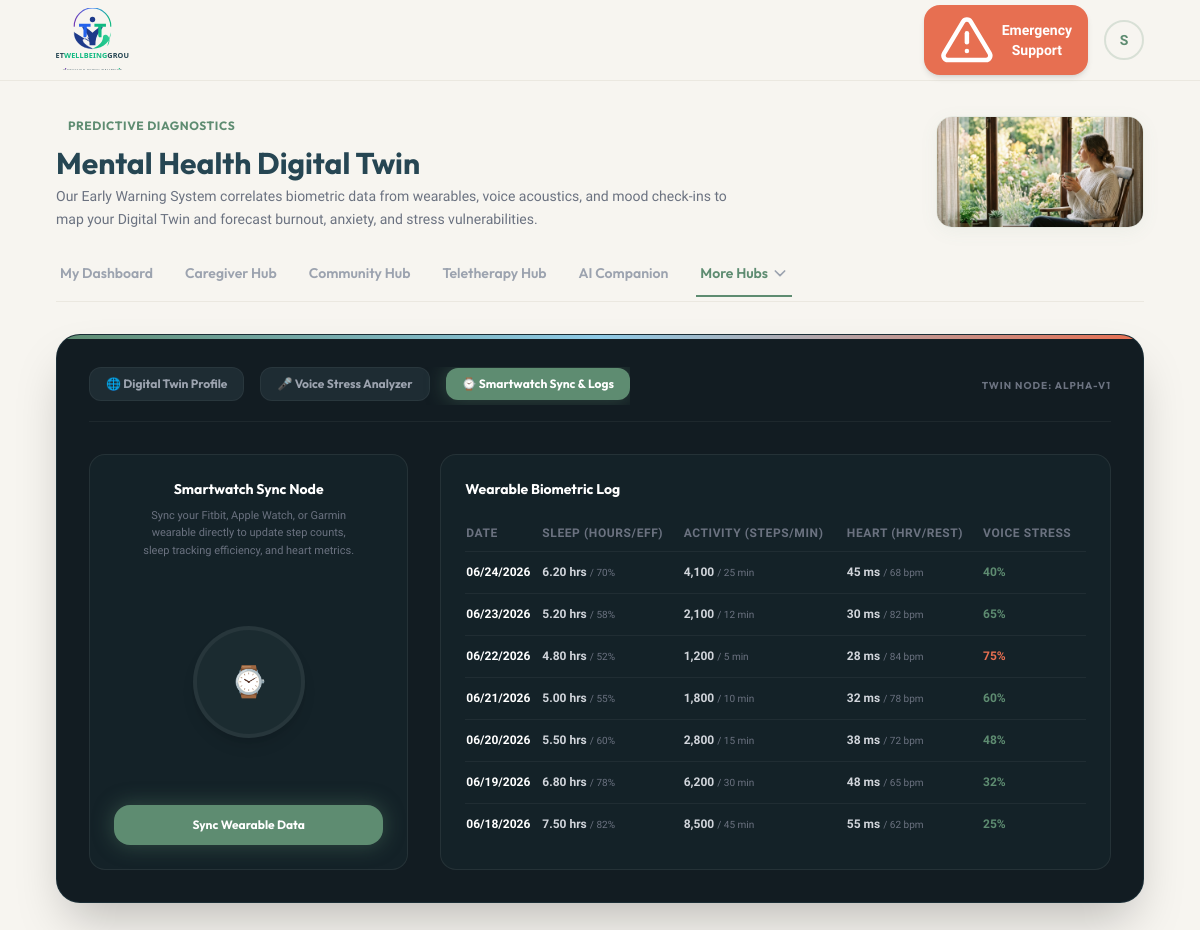
Page /predictive_hub.php?tab=sync (signed in) on the committed database.
### tables this page shows
CREATE TABLE IF NOT EXISTS `user_telemetry_logs` (
    `id` INT AUTO_INCREMENT PRIMARY KEY,
    `user_id` INT NOT NULL,
    `log_date` DATE NOT NULL,
    `sleep_hours` DECIMAL(4,2) DEFAULT 0.00,
    `sleep_quality` INT DEFAULT 0,  
    `steps` INT DEFAULT 0,
    `active_minutes` INT DEFAULT 0,
    `hrv` INT DEFAULT 0,  
    `resting_hr` INT DEFAULT 0,  
    `social_interaction` INT DEFAULT 5,  
    `voice_stress_score` INT DEFAULT NULL,  
    `created_at` TIMESTAMP DEFAULT CURRENT_TIMESTAMP,
    FOREIGN KEY (`user_id`) REFERENCES `users`(`id`) ON DELETE CASCADE,
    UNIQUE KEY `uniq_user_date` (`user_id`, `log_date`)
);

### db.php (called while the page is built, shortened)
<?php
require_once 'EmotionalHealthService.php';
try {
    $db_connected = true;
} catch (PDOException $e) {
    $db_connected = false;
    $db_error = "Database offline / skipped: " . $e->getMessage();
}
?>

### EmotionalHealthService.php (called while the page is built, shortened)
<?php
class EmotionalHealthService {
    public static function getTelemetryHistory($userId, $limit = 7) {
        global $db_connected, $pdo;
        $history = [];
        if ($db_connected && $pdo) {
            try {
                $stmt = $pdo->prepare("SELECT * FROM user_telemetry_logs WHERE user_id = ? ORDER BY log_date DESC LIMIT ?");
                $stmt->bindValue(1, $userId, PDO::PARAM_INT);
                $stmt->bindValue(2, $limit, PDO::PARAM_INT);
                $stmt->execute();
                $history = $stmt->fetchAll(PDO::FETCH_ASSOC);
            } catch (PDOException $ex) {}
        }
        usort($history, function($a, $b) {
            return strcmp($a['log_date'], $b['log_date']);
        });
        return $history;
    }
}
?>

### predictive_hub.php (the view, shortened to what this page needs)
<?php
require_once 'db.php';
require_once 'EmotionalHealthService.php';
$user_id = $_SESSION['user_id'];
$user_name = $_SESSION['user_name'];
$user_initial = strtoupper(substr($user_name, 0, 1));
$sub_tab = filter_input(INPUT_GET, 'tab', FILTER_DEFAULT);
$telemetry_history = EmotionalHealthService::getTelemetryHistory($user_id, 7);
?>
<!DOCTYPE html>
<html lang="en" class="h-full scroll-smooth">
<head>
    <script src="https://cdn.tailwindcss.com"></script>
</head>
<body class="min-h-full flex flex-col selection:bg-brand-sage/20 selection:text-brand-slate">
    <header class="sticky top-0 z-40 w-full border-b border-[#EBE8E0] bg-brand-bg/95 backdrop-blur-md">
        <div class="mx-auto flex h-20 max-w-6xl items-center justify-between px-4 sm:px-6 lg:px-8">
            <a href="dashboard.php" class="flex items-center transition-transform hover:scale-[1.01] active:scale-95">
                <img src="logo.svg" alt="Tet Wellbeing Group" class="h-16 w-auto">
            </a>
            <div class="flex items-center gap-4">
                <button type="button" onclick="openEmergencyModal()" class="flex items-center gap-2 rounded-2xl bg-brand-coral px-4 py-2 text-sm font-semibold text-white shadow-md transition-all duration-300 hover:bg-brand-coralHover hover:shadow-lg active:scale-95">
                    <span>Emergency Support</span>
                </button>
                <div class="relative group cursor-pointer">
                    <div class="flex h-10 w-10 items-center justify-center rounded-full border-2 border-brand-sage/20 bg-brand-sageLight text-sm font-bold text-brand-sage transition-all hover:border-brand-sage">
                        <?php echo $user_initial; ?>
                    </div>
                </div>
            </div>
        </div>
    </header>
    <main class="mx-auto w-full max-w-6xl flex-grow px-4 py-8 sm:px-6 lg:px-8">
        <div class="mb-8 flex flex-col md:flex-row md:items-center justify-between gap-6">
            <div>
                <span class="px-3 py-1 rounded-full bg-brand-sageLight text-brand-sage font-bold text-xs uppercase tracking-wider font-outfit">Predictive Diagnostics</span>
                <h2 class="text-3xl font-bold font-outfit text-brand-slate mt-2">Mental Health Digital Twin</h2>
                <p class="text-sm text-gray-500 mt-1 leading-relaxed max-w-2xl">
                    Our Early Warning System correlates biometric data from wearables, voice acoustics, and mood check-ins to map your Digital Twin and forecast burnout, anxiety, and stress vulnerabilities.
                </p>
            </div>
            <div class="relative shrink-0 w-full md:w-52 h-28 rounded-2xl overflow-hidden shadow-soft border border-brand-sage/10">
                <img src="images/quiet_sanctuary.png" alt="Diagnostics" class="w-full h-full object-cover">
            </div>
        </div>
        <?php include 'nav_menu.php'; ?>
        <div class="bg-brand-darkBg text-white rounded-3xl p-6 md:p-8 shadow-2xl border border-brand-slate/40 flex flex-col gap-8 relative overflow-hidden">
            <div class="absolute top-0 left-0 w-full h-1 bg-gradient-to-r from-brand-sage via-brand-sky to-brand-coral"></div>
            <div class="flex items-center justify-between border-b border-white/5 pb-4 gap-4 flex-wrap md:flex-nowrap">
                <div class="flex items-center gap-2 md:gap-4 overflow-x-auto whitespace-nowrap pb-1">
                    <a href="predictive_hub.php?tab=twin" class="px-4 py-2 rounded-xl text-xs font-bold font-outfit transition-all <?php echo ($sub_tab === 'twin') ? 'bg-brand-sage text-white shadow-glow' : 'bg-brand-cardBg text-gray-400 hover:text-white border border-white/5'; ?>">
                        🌐 Digital Twin Profile
                    </a>
                    <a href="predictive_hub.php?tab=voice" class="px-4 py-2 rounded-xl text-xs font-bold font-outfit transition-all <?php echo ($sub_tab === 'voice') ? 'bg-brand-sage text-white shadow-glow' : 'bg-brand-cardBg text-gray-400 hover:text-white border border-white/5'; ?>">
                        🎤 Voice Stress Analyzer
                    </a>
                    <a href="predictive_hub.php?tab=sync" class="px-4 py-2 rounded-xl text-xs font-bold font-outfit transition-all <?php echo ($sub_tab === 'sync') ? 'bg-brand-sage text-white shadow-glow' : 'bg-brand-cardBg text-gray-400 hover:text-white border border-white/5'; ?>">
                        ⌚ Smartwatch Sync & Logs
                    </a>
                </div>
                <span class="text-[10px] font-bold text-gray-500 uppercase tracking-widest font-outfit select-none">Twin Node: Alpha-V1</span>
            </div>
            <?php if ($sub_tab === 'sync'): ?>
                <div class="grid grid-cols-1 lg:grid-cols-3 gap-8">
                    <div class="p-6 rounded-2xl dark-pane flex flex-col justify-between text-center min-h-[300px] relative overflow-hidden">
                        <div>
                            <h4 class="text-sm font-bold font-outfit text-white mb-2">Smartwatch Sync Node</h4>
                            <p class="text-[11px] text-gray-500 leading-relaxed max-w-[220px] mx-auto font-sans">
                                Sync your Fitbit, Apple Watch, or Garmin wearable directly to update step counts, sleep tracking efficiency, and heart metrics.
                            </p>
                        </div>
                        <div class="my-6 flex flex-col items-center justify-center">
                            <div id="sync-watch-orb" class="relative w-28 h-28 rounded-full border-4 border-white/5 bg-[#1b2b30] flex flex-col items-center justify-center shadow-lg transition-all">
                                <span id="watch-icon" class="text-3xl select-none">⌚</span>
                            </div>
                        </div>
                        <div>
                            <button type="button" id="sync-device-btn" onclick="syncSmartwatchData()" class="w-full py-3 rounded-2xl bg-brand-sage hover:bg-brand-sageHover text-white font-bold text-xs shadow-glow transition-all active:scale-95 font-outfit">
                                Sync Wearable Data
                            </button>
                        </div>
                    </div>
                    <div class="lg:col-span-2 p-6 rounded-2xl dark-pane space-y-4">
                        <h4 class="text-sm font-bold font-outfit text-white">Wearable Biometric Log</h4>
                        <div class="overflow-x-auto w-full">
                            <table class="w-full text-left text-xs border-collapse font-sans">
                                <thead>
                                    <tr class="border-b border-white/5 text-gray-500 font-bold uppercase tracking-wider select-none">
                                        <th class="py-2.5">Date</th>
                                        <th class="py-2.5">Sleep (Hours/Eff)</th>
                                        <th class="py-2.5">Activity (Steps/Min)</th>
                                        <th class="py-2.5">Heart (HRV/Rest)</th>
                                        <th class="py-2.5">Voice Stress</th>
                                    </tr>
                                </thead>
                                <tbody class="divide-y divide-white/5 text-gray-300">
                                    <?php if (empty($telemetry_history)): ?>
                                        <tr>
                                            <td colspan="5" class="py-4 text-center italic text-gray-500">No telemetry log entries found. Click "Sync Wearable" to log data.</td>
                                        </tr>
                                    <?php else: ?>
                                        <?php foreach (array_reverse($telemetry_history) as $log): ?>
                                            <tr>
                                                <td class="py-3 font-semibold text-white"><?php echo date('m/d/Y', strtotime($log['log_date'])); ?></td>
                                                <td class="py-3 font-semibold">
                                                    <?php echo $log['sleep_hours']; ?> hrs <span class="text-[10px] text-gray-500 font-normal">/ <?php echo $log['sleep_quality']; ?>%</span>
                                                </td>
                                                <td class="py-3 font-semibold">
                                                    <?php echo number_format($log['steps']); ?> <span class="text-[10px] text-gray-500 font-normal">/ <?php echo $log['active_minutes']; ?> min</span>
                                                </td>
                                                <td class="py-3 font-semibold">
                                                    <?php echo $log['hrv']; ?> ms <span class="text-[10px] text-gray-500 font-normal">/ <?php echo $log['resting_hr']; ?> bpm</span>
                                                </td>
                                                <td class="py-3 font-semibold <?php echo isset($log['voice_stress_score']) ? (($log['voice_stress_score'] > 70) ? 'text-brand-coral' : 'text-brand-sage') : 'text-gray-500'; ?>">
                                                    <?php echo isset($log['voice_stress_score']) ? $log['voice_stress_score'] . '%' : 'N/A'; ?>
                                                </td>
                                            </tr>
                                        <?php endforeach; ?>
                                    <?php endif; ?>
                                </tbody>
                            </table>
                        </div>
                    </div>
                </div>
            <?php endif; ?>
        </div>
    </main>
</body>
</html>

### nav_menu.php (shortened to what this page needs)
<?php
$current_page = basename($_SERVER['PHP_SELF']);
$is_dark = ($current_page === 'streaming_hub.php');
$dropdown_pages = [
    'predictive_hub.php' => 'Digital Twin',
    'vr_resilience.php' => 'VR Centre',
    'workplace_safety.php' => 'Workplace Safety',
    'streaming_hub.php' => 'Streaming Hub',
    'research_hub.php' => 'Research Centre',
    'subscription.php' => 'Subscription & Billing',
    'corporate_portal.php' => 'Corporate Portal'
];
$is_more_active = array_key_exists($current_page, $dropdown_pages);
$border_color = $is_dark ? 'border-white/5' : 'border-[#EBE8E0]';
$text_inactive_hover = $is_dark ? 'hover:text-white' : 'hover:text-brand-slate hover:border-gray-300';
?>
<div class="flex items-center gap-6 border-b <?php echo $border_color; ?> mb-8 text-sm font-semibold overflow-x-auto md:overflow-visible whitespace-nowrap pb-1">
    <a href="dashboard.php" class="border-b-2 <?php echo $current_page === 'dashboard.php' ? 'border-brand-sage text-brand-sage' : 'border-transparent text-gray-400 ' . $text_inactive_hover; ?> pb-3 px-1 transition-all font-outfit">My Dashboard</a>
    <a href="caregiver_hub.php" class="border-b-2 <?php echo $current_page === 'caregiver_hub.php' ? 'border-brand-sage text-brand-sage' : 'border-transparent text-gray-400 ' . $text_inactive_hover; ?> pb-3 px-1 transition-all font-outfit">Caregiver Hub</a>
    <a href="community_hub.php" class="border-b-2 <?php echo $current_page === 'community_hub.php' ? 'border-brand-sage text-brand-sage' : 'border-transparent text-gray-400 ' . $text_inactive_hover; ?> pb-3 px-1 transition-all font-outfit">Community Hub</a>
    <a href="teletherapy_hub.php" class="border-b-2 <?php echo $current_page === 'teletherapy_hub.php' ? 'border-brand-sage text-brand-sage' : 'border-transparent text-gray-400 ' . $text_inactive_hover; ?> pb-3 px-1 transition-all font-outfit">Teletherapy Hub</a>
    <a href="ai_companion.php" class="border-b-2 <?php echo $current_page === 'ai_companion.php' ? 'border-brand-sage text-brand-sage' : 'border-transparent text-gray-400 ' . $text_inactive_hover; ?> pb-3 px-1 transition-all font-outfit">AI Companion</a>
    <div class="hidden md:inline-block relative group select-none">
        <button class="flex items-center gap-1 border-b-2 <?php echo $is_more_active ? 'border-brand-sage text-brand-sage font-bold' : 'border-transparent text-gray-400 ' . $text_inactive_hover; ?> pb-3 px-1 transition-all font-outfit text-sm font-semibold focus:outline-none">
            <span>More Hubs</span>
            <svg class="h-4 w-4 transform group-hover:rotate-180 transition-transform duration-200 text-gray-400" fill="none" viewBox="0 0 24 24" stroke="currentColor" stroke-width="2.5">
                <path stroke-linecap="round" stroke-linejoin="round" d="M19 9l-7 7-7-7" />
            </svg>
        </button>
    </div>
</div>

### predictive_hub.php (style rules this page uses)
body { background-color: #F7F5F0; color: #264653; font-family: 'Plus Jakarta Sans', sans-serif; -webkit-font-smoothing: antialiased; }
.dark-pane { background: #142228; border: 1px solid rgba(235, 232, 224, 0.08); }

### rows in the picture
user_telemetry_logs: log_date "06/24/2026", sleep_hours "6.20", sleep_quality "70", steps "4,100", active_minutes "25", hrv "45", resting_hr "68", voice_stress_score "40"
user_telemetry_logs: log_date "06/23/2026", sleep_hours "5.20", sleep_quality "58", steps "2,100", active_minutes "12", hrv "30", resting_hr "82", voice_stress_score "65"
user_telemetry_logs: log_date "06/22/2026", sleep_hours "4.80", sleep_quality "52", steps "1,200", active_minutes "5", hrv "28", resting_hr "84", voice_stress_score "75"
user_telemetry_logs: log_date "06/21/2026", sleep_hours "5.00", sleep_quality "55", steps "1,800", active_minutes "10", hrv "32", resting_hr "78", voice_stress_score "60"
user_telemetry_logs: log_date "06/20/2026", sleep_hours "5.50", sleep_quality "60", steps "2,800", active_minutes "15", hrv "38", resting_hr "72", voice_stress_score "48"
user_telemetry_logs: log_date "06/19/2026", sleep_hours "6.80", sleep_quality "78", steps "6,200", active_minutes "30", hrv "48", resting_hr "65", voice_stress_score "32"
user_telemetry_logs: log_date "06/18/2026", sleep_hours "7.50", sleep_quality "82", steps "8,500", active_minutes "45", hrv "55", resting_hr "62", voice_stress_score "25"

### other values in the picture
$user_initial "S"
